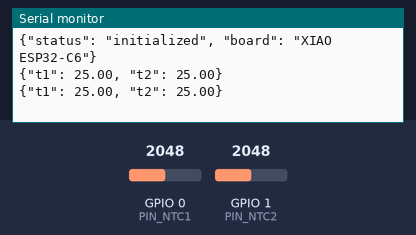
Bench run of a sketch on a simulated ESP32-C6. Parts: the last lines printed to the serial monitor. The test bench sets the inputs (shaded band); at power-on: GPIO 0 (PIN_NTC1) = 2048, GPIO 1 (PIN_NTC2) = 2048 (analog values on the 0–4095 scale).

Above: at 2.8 s.
2.9 s: GPIO 0 (PIN_NTC1) set to 2866
At 3.8 s:
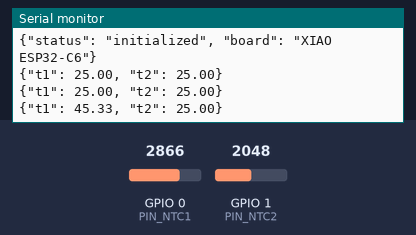
4.4 s: GPIO 1 (PIN_NTC2) set to 2866
At 5.4 s:
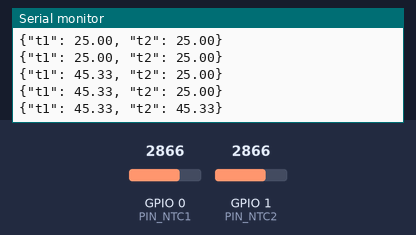
5.9 s: GPIO 0 (PIN_NTC1) set to 3603
At 6.8 s:
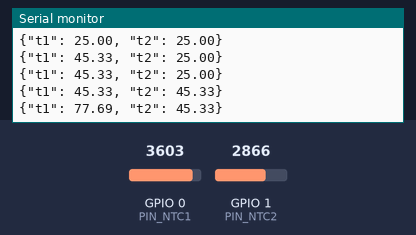
7.4 s: GPIO 1 (PIN_NTC2) set to 3603
At 8.8 s:
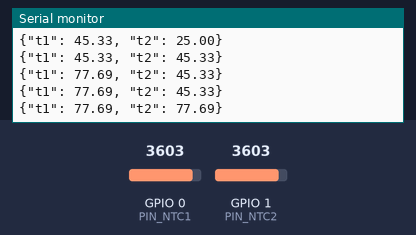
Timing chart, 0 to 9.9 s (numbered marks = the images above; inputs shaded):
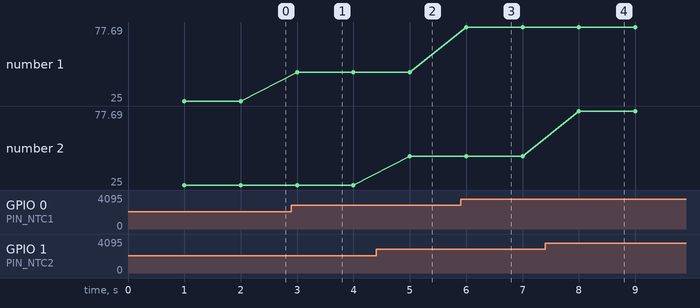

The sketch:

logger_firmware.ino
```cpp
/**
 * XIAO ESP32-C6 Dual NTC Temperature Logger
 *
 * Hardware Setup:
 * - NTC Thermistor 1 (10k @ 25C, B=3950) -> Pin A0
 * - NTC Thermistor 2 (10k @ 25C, B=3950) -> Pin A1
 * - Voltage Divider:
 *   3.3V --- [NTC] --- ADC --- [10k Fixed] --- GND
 *
 * Outputs JSON over Serial at 1Hz.
 */

#include <Arduino.h>

// Pin Definitions
const int PIN_NTC1 = A0;
const int PIN_NTC2 = A1;

// NTC Constants
const float SERIES_RESISTOR = 10000.0;   // 10k fixed resistor
const float NOMINAL_RESISTANCE = 10000.0; // 10k thermistor at 25C
const float NOMINAL_TEMPERATURE = 25.0;  // 25 degrees C
const float BETA_COEFFICIENT = 3950.0;     // Beta value
const float VIN_MV = 3300.0;             // Reference voltage in mV

// Sample rate
const uint32_t INTERVAL_MS = 1000;
uint32_t lastMillis = 0;

/**
 * Convert ADC (mV) to Temperature (Celsius)
 */
float readTemperature(int pin) {
    // Get calibrated millivolts directly
    float vOut = analogReadMilliVolts(pin);

    if (vOut >= VIN_MV) return -999.0; // Avoid division by zero/invalid state
    if (vOut <= 0) return 999.0;

    // Resistance = R_fixed * (Vin / Vout - 1)
    float resistance = SERIES_RESISTOR * (VIN_MV / vOut - 1.0);

    // Beta Equation: 1/T = 1/T0 + 1/B * ln(R/R0)
    float steinhart;
    steinhart = resistance / NOMINAL_RESISTANCE;      // (R/Ro)
    steinhart = log(steinhart);                       // ln(R/Ro)
    steinhart /= BETA_COEFFICIENT;                    // 1/B * ln(R/Ro)
    steinhart += 1.0 / (NOMINAL_TEMPERATURE + 273.15); // + (1/To)
    steinhart = 1.0 / steinhart;                      // Invert
    steinhart -= 273.15;                              // Convert to Celsius

    return steinhart;
}

void setup() {
    Serial.begin(115200);
    while (!Serial) delay(10); // Wait for USB connection

    // Set ADC resolution to 12-bit (XIAO C6 default)
    analogReadResolution(12);

    // Configure pins
    pinMode(PIN_NTC1, INPUT);
    pinMode(PIN_NTC2, INPUT);

    Serial.println("{\"status\": \"initialized\", \"board\": \"XIAO ESP32-C6\"}");
}

void loop() {
    uint32_t currentMillis = millis();

    if (currentMillis - lastMillis >= INTERVAL_MS) {
        lastMillis = currentMillis;

        float temp1 = readTemperature(PIN_NTC1);
        float temp2 = readTemperature(PIN_NTC2);

        // Output JSON formatted data
        Serial.print("{\"t1\": ");
        Serial.print(temp1, 2);
        Serial.print(", \"t2\": ");
        Serial.print(temp2, 2);
        Serial.println("}");
    }
}
```

Measured:
- after the input at 2.9 s, the serial monitor: prints a new line after 0.10 s (image 1)
- after the input at 4.4 s, the serial monitor: prints a new line after 0.60 s (image 2)
- after the input at 5.9 s, the serial monitor: prints a new line after 0.10 s (image 3)
- after the input at 7.4 s, the serial monitor: prints a new line after 0.60 s (image 4)
- plotted number 1: 25 → 45.33 after the input at 2.9 s, 45.33 → 77.69 after the input at 5.9 s
